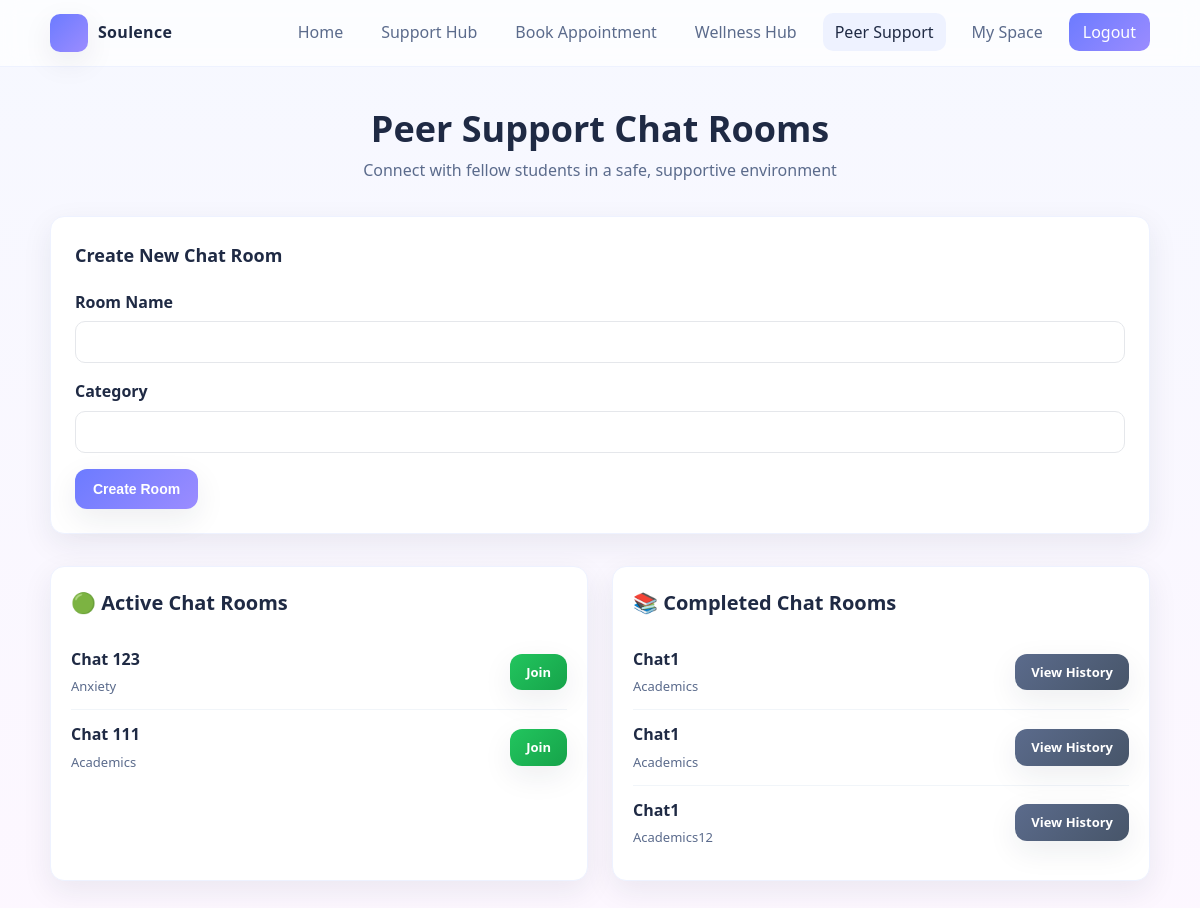
The app's page /peer/ (signed in) with its own data.
### sih_app/models.py (models this page shows, shortened)
class ChatRoom(models.Model):
	name = models.CharField(max_length=100)
	category = models.CharField(max_length=50)
	creator = models.ForeignKey('Student', on_delete=models.CASCADE, related_name='created_rooms')
	institution = models.ForeignKey('Institution', on_delete=models.CASCADE)
	is_active = models.BooleanField(default=True)
	created_at = models.DateTimeField(auto_now_add=True)
	ended_at = models.DateTimeField(null=True, blank=True)

### sih_app/views.py (the view, shortened to what this page needs)
# urls.py: path('peer/', views.peer, name='peer'),
def peer(request):
	if not request.session.get('user_type'):
		return redirect('login')
	student = Student.objects.get(email=request.session['user_email'])
	institution = student.institution
	form = ChatRoomCreateForm()
	form_errors = None
	active_rooms = ChatRoom.objects.filter(institution=institution, is_active=True)
	completed_rooms = ChatRoom.objects.filter(institution=institution, is_active=False)
	return render(request, 'peer.html', {
		'active_rooms': active_rooms,
		'completed_rooms': completed_rooms,
		'form': form,
		'form_errors': form_errors,
		'student': student,
	})

### sih_app/forms.py
class ChatRoomCreateForm(forms.ModelForm):
    class Meta:
        model = ChatRoom
        fields = ['name', 'category']

### sih_app/templates/peer.html (shortened to what this page needs)
<!DOCTYPE html>
<html lang="en">
<head>
</head>
<body>
  <header>
    <div class="container nav">
      <div class="brand"><div class="logo" aria-hidden="true"></div><span>Soulence</span></div>
      <nav aria-label="Primary">
        <ul>
          <li><a href="/">Home</a></li>
          <li><a href="/support/">Support Hub</a></li>
          <li><a href="/book-slot/">Book Appointment</a></li>
          <li><a href="/wellness/">Wellness Hub</a></li>
          <li><a href="/peer/" class="active">Peer Support</a></li>
          <li><a href="/myspace/">My Space</a></li>
          <li><a href="/logout/" style="color:#fff;background:linear-gradient(135deg,#6c7bff,#9b8cff);padding:8px 14px;">Logout</a></li>
        </ul>
      </nav>
    </div>
  </header>
  <div class="container content">
    <h1>Peer Support Chat Rooms</h1>
    <p class="subtitle">Connect with fellow students in a safe, supportive environment</p>
    <div class="card create-form">
      <h2 style="margin:0 0 20px;font-size:18px">Create New Chat Room</h2>
      <form method="post">
        <div class="form-group">
          <label for="id_name">Room Name</label>
          {{ form.name }}
        </div>
        <div class="form-group">
          <label for="id_category">Category</label>
          {{ form.category }}
        </div>
        <button type="submit" class="btn">Create Room</button>
      </form>
    </div>
    <div class="rooms-grid">
      <div class="card room-list">
        <div class="room-section">
          <h2>🟢 Active Chat Rooms</h2>
          {% for room in active_rooms %}
            <div class="room-item">
              <div class="room-info">
                <div class="room-name">{{ room.name }}</div>
                <div class="room-category">{{ room.category }}</div>
              </div>
              <a href="{% url 'peer_chat' room.id %}" class="btn btn-join">Join</a>
            </div>
          {% empty %}
            <div class="empty-state">No active chat rooms.<br>Be the first to create one!</div>
          {% endfor %}
        </div>
      </div>
      <div class="card room-list">
        <div class="room-section">
          <h2>📚 Completed Chat Rooms</h2>
          {% for room in completed_rooms %}
            <div class="room-item">
              <div class="room-info">
                <div class="room-name">{{ room.name }}</div>
                <div class="room-category">{{ room.category }}</div>
              </div>
              <a href="{% url 'peer_chat' room.id %}" class="btn btn-view">View History</a>
            </div>
          {% empty %}
            <div class="empty-state">No completed chat rooms yet.</div>
          {% endfor %}
        </div>
      </div>
    </div>
  </div>
</body>
</html>

### sih_app/templates/peer.html (style rules this page uses)
:root { --bg: #f6f8ff; --bg-2: #fdf7ff; --card: #ffffff; --ink: #1f2a44; --muted: #5b6b8c; --primary: #6c7bff; --primary-2:#9b8cff; --accent: #9be7d6; --danger: #ff6b6b; --shadow: 0 10px 30px rgba(31,42,68,0.08); --radius: 14px; --ring: 0 0 0 3px rgba(108,123,255,0.25); }
* { box-sizing:border-box }
html,body { margin:0;height:100%;color:var(--ink);font:16px/1.6 system-ui, -apple-system, Segoe UI, Roboto, Inter, Helvetica, Arial, "Apple Color Emoji","Segoe UI Emoji" }
body { background: linear-gradient(180deg,var(--bg), var(--bg-2)); }
a { color:inherit;text-decoration:none }
.container { max-width:1100px;margin:0 auto;padding:0 20px }
header { position:sticky;top:0;z-index:10;background:rgba(255,255,255,.7);backdrop-filter: blur(10px);border-bottom:1px solid #eef2ff }
.nav { display:flex;align-items:center;justify-content:space-between;padding:14px 0 }
.brand { display:flex;align-items:center;gap:10px;font-weight:800;letter-spacing:.3px }
.logo { width:38px;height:38px;border-radius:10px;background: linear-gradient(135deg,var(--primary),var(--primary-2));box-shadow: var(--shadow) }
.logo { width:38px;height:38px;border-radius:10px;background: url('https://i.ibb.co/jStfNMs/Soulence-logo.jpg') center/cover no-repeat, linear-gradient(135deg,var(--primary),var(--primary-2));box-shadow: var(--shadow) }
nav ul { display:flex;flex-wrap:wrap;gap:14px;list-style:none;padding:0;margin:0 }
nav a { padding:8px 12px;border-radius:10px;color:var(--muted) }
nav a:hover, nav a.active { background:#eef2ff;color:var(--ink) }
.card { background:var(--card);border:1px solid #eef2ff;border-radius:var(--radius);box-shadow:var(--shadow) }
.content { padding:40px 0 }
h1 { font-size:clamp(28px,4vw,36px);line-height:1.2;margin:0 0 8px;text-align:center }
.subtitle { color:var(--muted);margin:0 0 32px;text-align:center }
.create-form { padding:24px;margin-bottom:32px }
.form-group { margin-bottom:16px }
label { display:block;margin-bottom:6px;font-weight:600;color:var(--ink) }
input, select { width:100%;padding:12px 16px;border:1px solid #e5e7eb;border-radius:10px;font-size:14px }
.btn { display:inline-flex;align-items:center;gap:8px;background:linear-gradient(135deg,var(--primary),var(--primary-2));color:#fff;padding:12px 18px;border:none;border-radius:12px;font-weight:600;box-shadow: var(--shadow);cursor:pointer;font-size:14px }
.rooms-grid { display:grid;grid-template-columns:1fr 1fr;gap:24px;margin-bottom:40px }
.room-section h2 { font-size:20px;margin:0 0 16px;color:var(--ink) }
.room-list { padding:20px }
.room-item { display:flex;justify-content:space-between;align-items:center;padding:12px 0;border-bottom:1px solid #f1f5f9 }
.room-item:last-child { border-bottom:none }
.room-info { flex:1 }
.room-name { font-weight:600;color:var(--ink);margin:0 0 4px }
.room-category { font-size:13px;color:var(--muted) }
.btn-join { background:linear-gradient(135deg,#22c55e,#16a34a);padding:8px 16px;font-size:13px;margin-left:12px }
.btn-view { background:linear-gradient(135deg,var(--muted),#475569);padding:8px 16px;font-size:13px;margin-left:12px }

### records on screen
ChatRoom: name "Chat 123", category "Anxiety"
ChatRoom: name "Chat 111", category "Academics"
ChatRoom: name "Chat1", category "Academics"
ChatRoom: name "Chat1", category "Academics"
ChatRoom: name "Chat1", category "Academics12"
